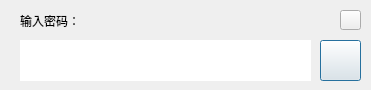
<?xml version="1.0" encoding="UTF-8"?>
<ui version="4.0">
 <class>password</class>
 <widget class="QDialog" name="password">
  <property name="geometry">
   <rect>
    <x>0</x>
    <y>0</y>
    <width>371</width>
    <height>90</height>
   </rect>
  </property>
  <property name="windowTitle">
   <string>Dialog</string>
  </property>
  <property name="styleSheet">
   <string notr="true"/>
  </property>
  <widget class="QLabel" name="label">
   <property name="geometry">
    <rect>
     <x>20</x>
     <y>10</y>
     <width>101</width>
     <height>21</height>
    </rect>
   </property>
   <property name="text">
    <string>输入密码：</string>
   </property>
  </widget>
  <widget class="QTextEdit" name="passinput">
   <property name="geometry">
    <rect>
     <x>20</x>
     <y>40</y>
     <width>291</width>
     <height>41</height>
    </rect>
   </property>
   <property name="styleSheet">
    <string notr="true">border:none;</string>
   </property>
  </widget>
  <widget class="QPushButton" name="confirm">
   <property name="geometry">
    <rect>
     <x>320</x>
     <y>40</y>
     <width>41</width>
     <height>41</height>
    </rect>
   </property>
   <property name="text">
    <string/>
   </property>
   <property name="icon">
    <iconset resource="button.qrc">
     <normaloff>:/src/check.png</normaloff>:/src/check.png</iconset>
   </property>
   <property name="iconSize">
    <size>
     <width>30</width>
     <height>30</height>
    </size>
   </property>
  </widget>
  <widget class="QPushButton" name="pushButton">
   <property name="geometry">
    <rect>
     <x>340</x>
     <y>10</y>
     <width>21</width>
     <height>20</height>
    </rect>
   </property>
   <property name="text">
    <string/>
   </property>
   <property name="icon">
    <iconset resource="button.qrc">
     <normaloff>:/src/alt.png</normaloff>:/src/alt.png</iconset>
   </property>
  </widget>
 </widget>
 <resources>
  <include location="button.qrc"/>
 </resources>
 <connections>
  <connection>
   <sender>pushButton</sender>
   <signal>clicked()</signal>
   <receiver>password</receiver>
   <slot>close()</slot>
   <hints>
    <hint type="sourcelabel">
     <x>339</x>
     <y>19</y>
    </hint>
    <hint type="destinationlabel">
     <x>179</x>
     <y>39</y>
    </hint>
   </hints>
  </connection>
 </connections>
</ui>
